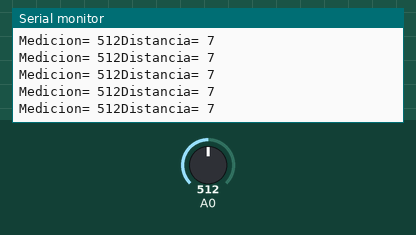
Bench run of a sketch on a simulated Arduino Uno, built with avr-gcc and run on an emulated ATmega328P. Parts: the last lines printed to the serial monitor. The test bench sets the inputs (shaded band); at power-on: A0 = 512.

Above: at 1.2 s.
1.3 s: A0 set to 716
At 1.76 s:
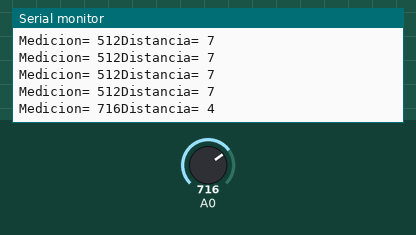
2.8 s: A0 set to 900
At 2.97 s:
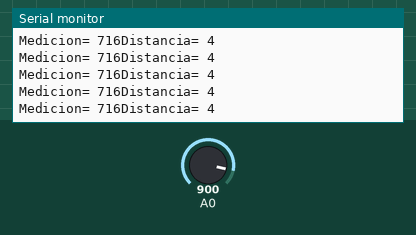
Timing chart, 0 to 5.8 s (numbered marks = the images above; inputs shaded):
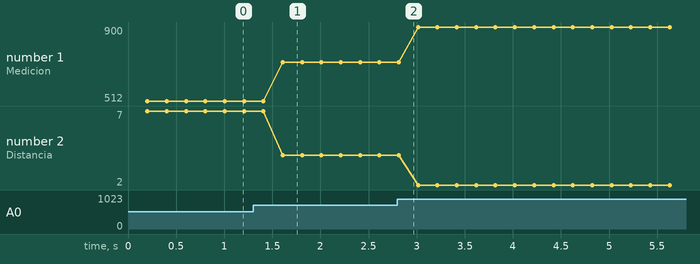

Measured:
- after the input at 1.3 s, the serial monitor: prints a new line after 0.31 s (image 1)
- plotted number 1: 512 → 716 after the input at 1.3 s, 716 → 900 after the input at 2.8 s
- plotted number 2: 7 → 4 after the input at 1.3 s, 4 → 2 after the input at 2.8 s

The sketch:

sharpArduino.ino
```cpp
int SIR;
int dist;

void setup() {
  // put your setup code here, to run once:
  Serial.begin(9600);
}

void loop() {
  // put your main code here, to run repeatedly:
  SIR = analogRead(A0);
  delay(200);
  dist = pow(10, log10(SIR / 1821.2) / -0.65);
  Serial.print("Medicion= ");
  Serial.print(SIR);
  Serial.print("Distancia= ");
  Serial.println(dist);
}
```
